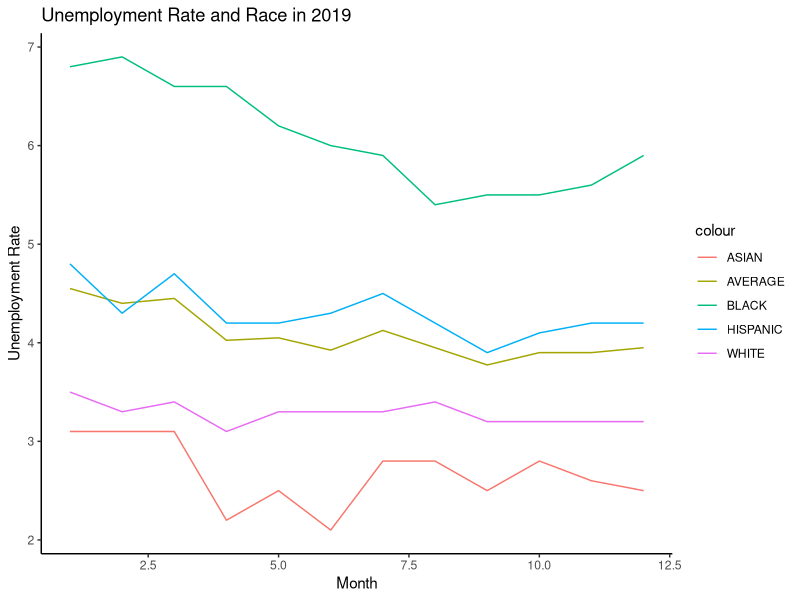
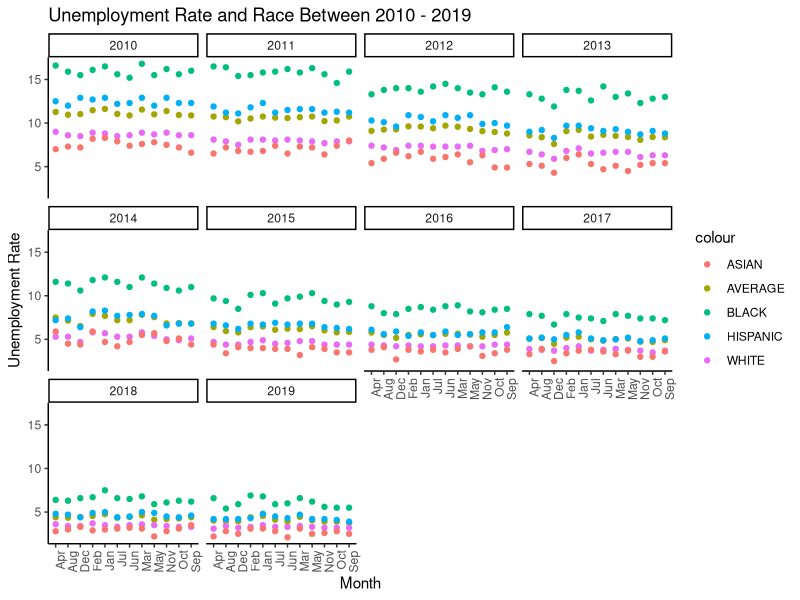

These figures' R source, in order: (Note: this script raises an error after producing the figures.)
#Load packages
library("ggplot2")
library("dplyr")
library("tidyr")
library("stringr")


#load data set

df <- read.csv("../data/unemployment_data_us_kaggle.csv", stringsAsFactors = FALSE)
View(df)


df <- mutate(df, avg_unemployment = (White + Black + Asian + Hispanic) / 4)

plot_filter <- df %>%
  filter(Year != "2020") %>%
  group_by(Month) %>%
  select(Year, Month, White, Black, Asian, Hispanic, avg_unemployment)

View(plot_filter)

q <- ggplot(data = plot_filter) +
  geom_point(mapping = aes(x = Month, y = avg_unemployment, color = "AVERAGE")) +
  geom_point(mapping = aes(x = Month, y = White, color = "WHITE")) +
  geom_point(mapping = aes(x = Month, y = Asian, color = "ASIAN")) +
  geom_point(mapping = aes(x = Month, y = Black, color = "BLACK")) +
  geom_point(mapping = aes(x = Month, y = Hispanic, color = "HISPANIC")) +
  facet_wrap(~Year) +
  theme_classic() +
  labs(x = "Month", y = "Unemployment Rate") +
  ggtitle("Unemployment Rate and Race Between 2010 - 2019") +
  theme(axis.text.x = element_text(angle = 90, hjust = 1)) 



plot_filter1 <- plot_filter %>%
  filter(Year == "2019")

plot_filter1$month_num <- 1:12

View(plot_filter1)

p <- ggplot(data = plot_filter1) + 
  geom_line(mapping = aes(x = month_num, y = avg_unemployment, color = "AVERAGE")) +
  geom_line(mapping = aes(x = month_num, y = White, color = "WHITE")) +
  geom_line(mapping = aes(x = month_num, y = Asian, color = "ASIAN")) +
  geom_line(mapping = aes(x = month_num, y = Black, color = "BLACK")) +
  geom_line(mapping = aes(x = month_num, y = Hispanic, color = "HISPANIC")) +
  theme(axis.text.x = element_text(angle = 90, hjust = 1)) +
  theme_classic() +
  labs(x = "Month", y = "Unemployment Rate") +
  ggtitle("Unemployment Rate and Race in 2019") 


plot_filter2 <- df %>%
  filter(Year != "2020") %>%
  group_by(Month) %>%
  arrange(Year) %>%
  select(Year, Month, White, Black, Asian, Hispanic, avg_unemployment)

plot_filter2$month_num <- 1:12
View(plot_filter2)

df <- mutate(df, avg_unemployment = (White + Black + Asian + Hispanic) / 4)

plot_filter <- df %>%
  filter(Year != "2020") %>%
  group_by(Month) %>%
  select(Year, Month, White, Black, Asian, Hispanic, avg_unemployment)

# To be included in the Markdown!!

graph_function <- function(dataframe) {
  
  ggplot(data = dataframe) +
    geom_line(mapping = aes(x = month_num, y = avg_unemployment, color = "AVERAGE RATE", group = 1)) +
    geom_line(mapping = aes(x = month_num, y = White, color = "WHITE", group = 1)) +
    geom_line(mapping = aes(x = month_num, y = Asian, color = "ASIAN", group = 1)) +
    geom_line(mapping = aes(x = month_num, y = Black, color = "BLACK", group = 1)) +
    geom_line(mapping = aes(x = month_num, y = Hispanic, color = "HISPANIC", group = 1)) +
    facet_wrap(~Year) +
    theme_classic() +
    labs(x = "Month", y = "Unemployment Rate", colour = "Race") +
    ggtitle("Unemployment Rate Among Race Between 2010 - 2019") +
    scale_x_continuous(breaks = seq(0, 12, 1)) 
}

test <- graph_function(plot_filter2)

z <- ggplot(data = plot_filter2) +
  geom_line(mapping = aes(x = month_num, y = avg_unemployment, color = "AVERAGE RATE", group = 1)) +
  geom_line(mapping = aes(x = month_num, y = White, color = "WHITE", group = 1)) +
  geom_line(mapping = aes(x = month_num, y = Asian, color = "ASIAN", group = 1)) +
  geom_line(mapping = aes(x = month_num, y = Black, color = "BLACK", group = 1)) +
  geom_line(mapping = aes(x = month_num, y = Hispanic, color = "HISPANIC", group = 1)) +
  facet_wrap(~Year) +
  theme_classic() +
  labs(x = "Month", y = "Unemployment Rate", colour = "Race") +
  ggtitle("Unemployment Rate Among Race Between 2010 - 2019") +
  scale_x_continuous(breaks = seq(0, 12, 1))

